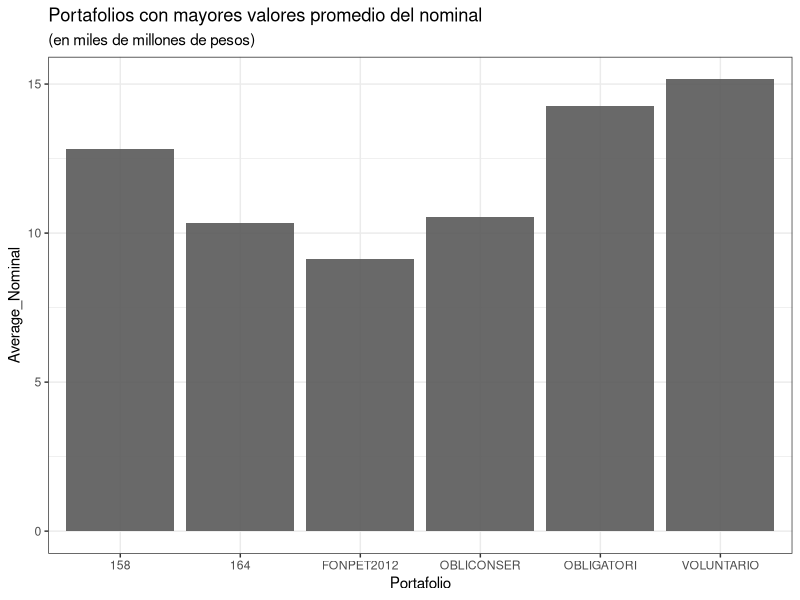
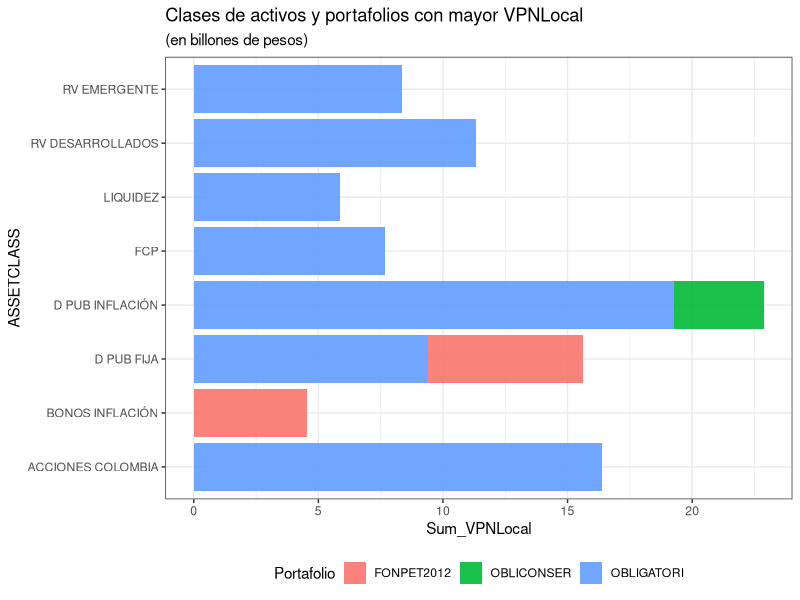
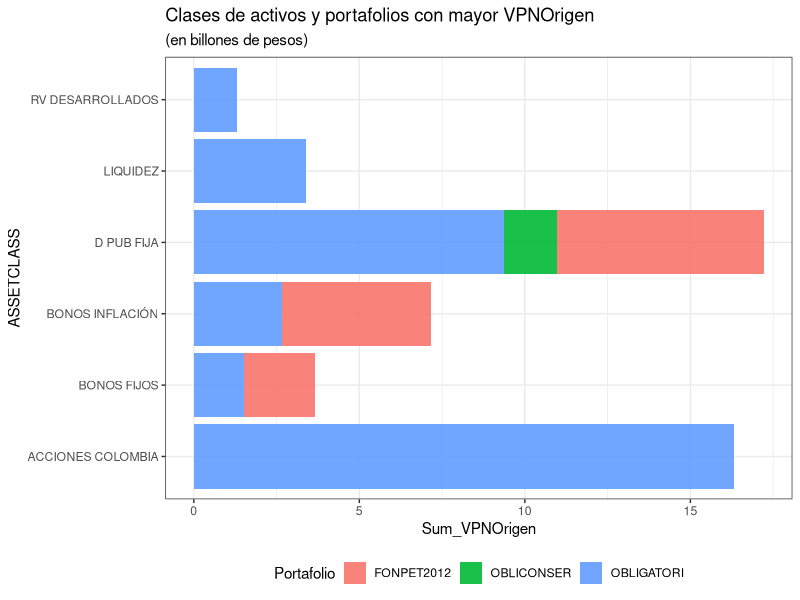
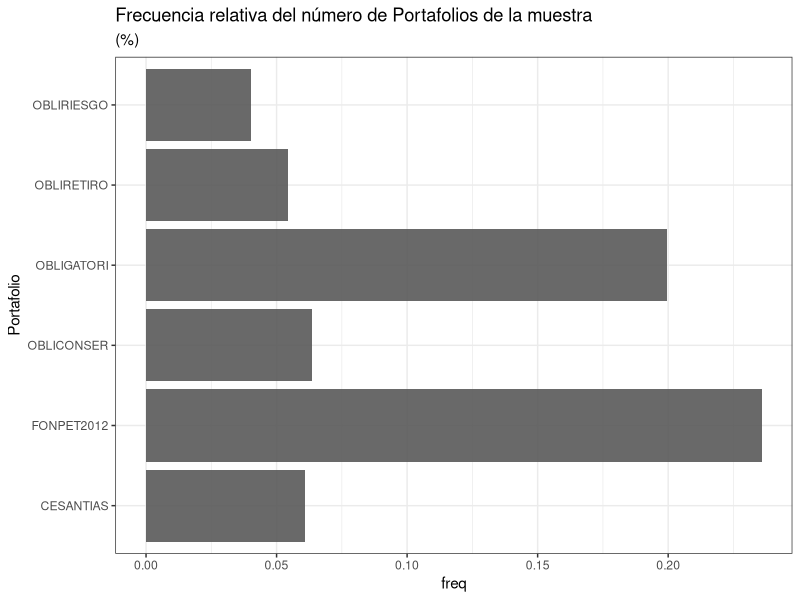
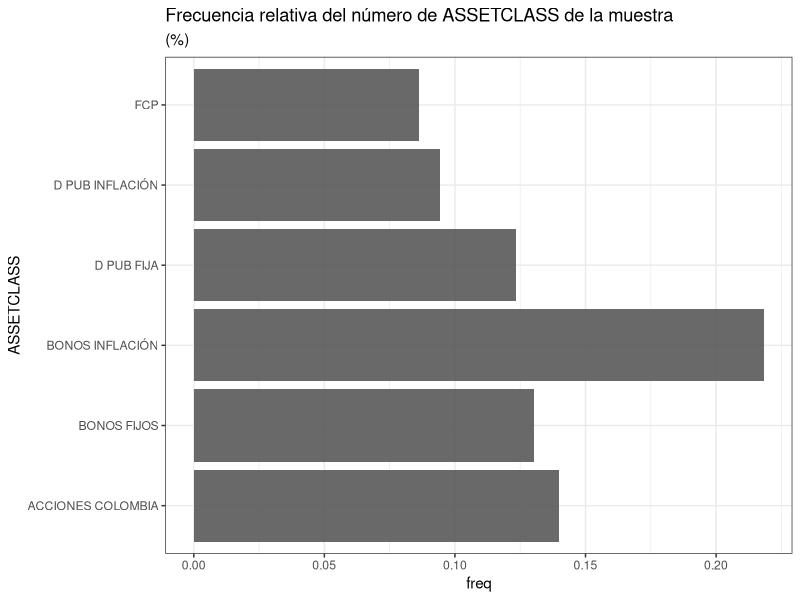
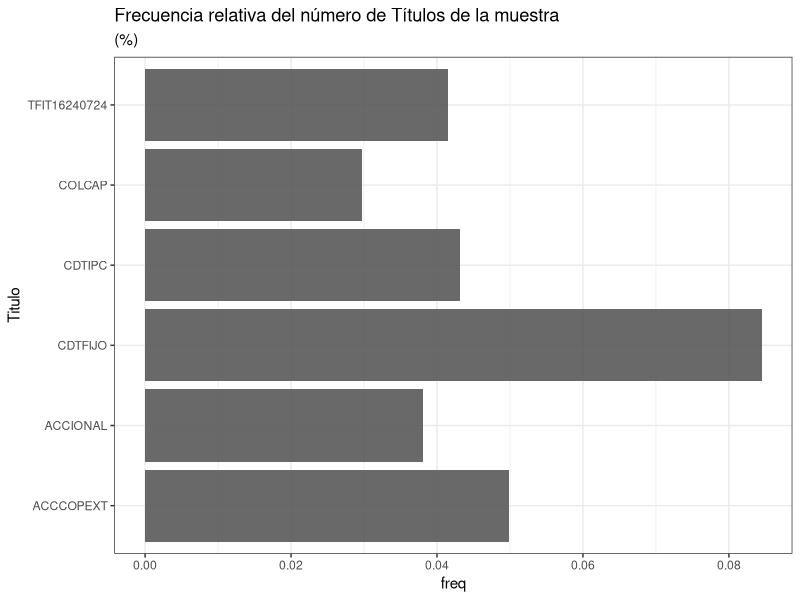
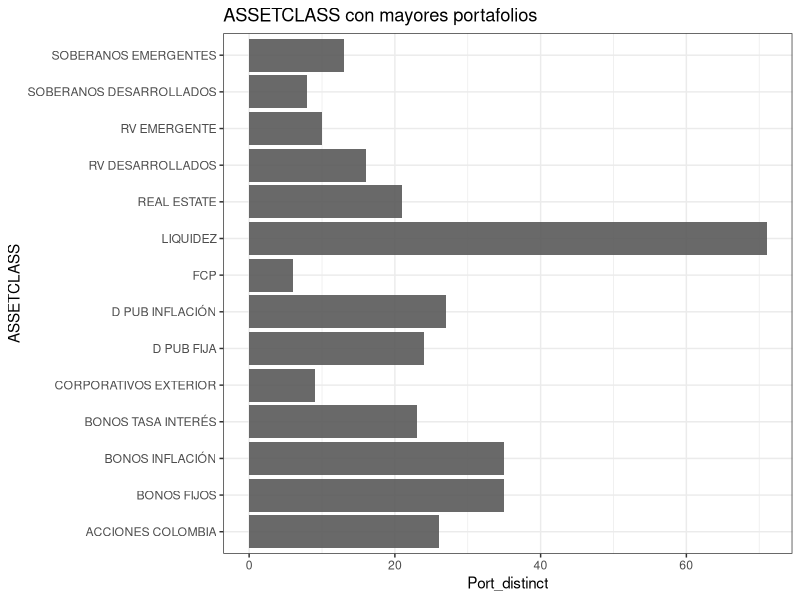
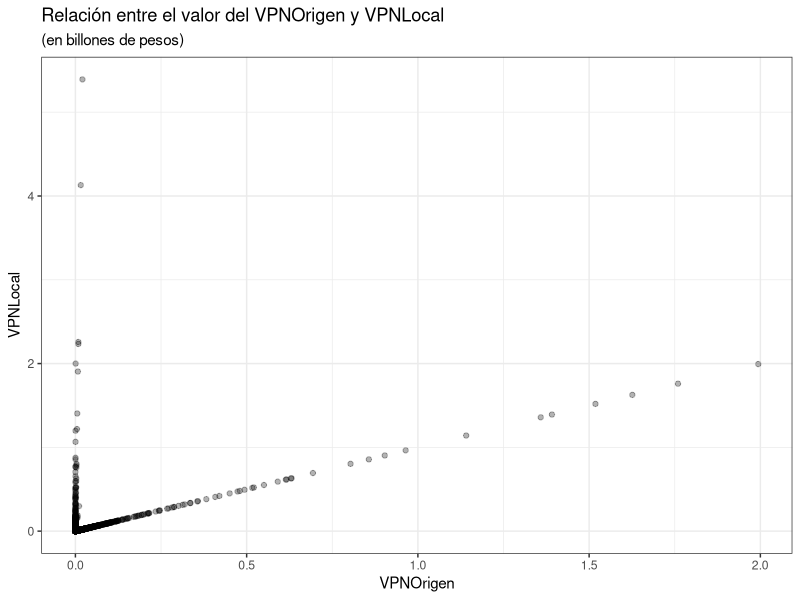

These figures' R source, in order:
## ---- chunk 1
library(readxl)
library(tidyverse)
## ---- chunk 2

data <- read_excel("Base.xlsx")  

data
## ---- chunk 3
data <- data |>
    mutate(nommiles = Nominal/1000)

data
## ---- chunk 4
dataprom <- data  |> 
  select(Portafolio, Nominal)  |> 
  na.omit() |> 
  group_by(Portafolio) |> 
  summarise(Average_Nominal = mean(Nominal)) |> 
  arrange(desc(Average_Nominal))

dataprom
## ---- chunk 5
dataprom2 <- data |> 
  select(Portafolio, nommiles) |> 
  na.omit() |> 
  group_by(Portafolio) |> 
  summarise(Average_nommiles = mean(nommiles)) |> 
  arrange(desc(Average_nommiles))

dataprom2
## ---- chunk 6
#| echo: false

dataprom |> 
  head() |> 
  mutate(Average_Nominal = Average_Nominal/1000000000) |> 
  ggplot(aes(x = Portafolio, y = Average_Nominal)) +
  geom_col(alpha = 0.9) +
  labs(title = "Portafolios con mayores valores promedio del nominal",
       subtitle = "(en miles de millones de pesos)") +
  theme_bw()

## ---- chunk 7
 
datatot <- data |> 
  select(Portafolio, ASSETCLASS, VPNLocal) |> 
  na.omit() |> 
  group_by(ASSETCLASS, Portafolio) |> 
  summarise(Sum_VPNLocal = sum(VPNLocal)) |> 
  arrange(desc(Sum_VPNLocal))

datatot
## ---- chunk 8
#| echo: false

datatot |> 
  head(10) |> 
  mutate(Sum_VPNLocal = Sum_VPNLocal/1000000000000) |> 
  ggplot(aes(x = Sum_VPNLocal, y = ASSETCLASS, fill = Portafolio)) +
  geom_col(alpha = 0.9) +
  labs(title = "Clases de activos y portafolios con mayor VPNLocal",
       subtitle = "(en billones de pesos)") +
  theme_bw() +
  theme(legend.position = "bottom")

## ---- chunk 9

datatot2 <- data |> 
  select(Portafolio, ASSETCLASS, VPNOrigen) |> 
  na.omit() |> 
  group_by(ASSETCLASS, Portafolio) |> 
  summarise(Sum_VPNOrigen = sum(VPNOrigen)) |> 
  arrange(desc(Sum_VPNOrigen))

datatot2
## ---- chunk 10
#| echo: false

datatot2 |> 
  head(10) |> 
  mutate(Sum_VPNOrigen = Sum_VPNOrigen/1000000000000) |> 
  ggplot(aes(x = Sum_VPNOrigen, y = ASSETCLASS, fill = Portafolio)) +
  geom_col(alpha = 0.9) +
  labs(title = "Clases de activos y portafolios con mayor VPNOrigen",
       subtitle = "(en billones de pesos)") +
  theme_bw() +
  theme(legend.position = "bottom")

## ---- chunk 11

data2 <- data |> 
  filter(Portafolio == "OBLIGATORI")

data2
## ---- chunk 12
#| echo: false

data |> 
  count(Portafolio, sort = TRUE) |> 
  mutate(freq = n / sum(n)) |> 
  head() |> 
  ggplot(aes(x = freq, y = Portafolio)) +
  geom_col(alpha = 0.9) +
  labs(title = "Frecuencia relativa del número de Portafolios de la muestra", 
       subtitle = "(%)") +
  theme_bw()

## ---- chunk 13
#| echo: false

data |> 
  count(ASSETCLASS, sort = TRUE) |>
  mutate(freq = n / sum(n)) |> 
  head() |> 
  ggplot(aes(x = freq, y = ASSETCLASS)) +
  geom_col(alpha = 0.9) +
  labs(title = "Frecuencia relativa del número de ASSETCLASS de la muestra",
       subtitle = "(%)") +
  theme_bw()

## ---- chunk 14
#| echo: false

data |> 
  count(Titulo, sort = TRUE) |> 
  mutate(freq = n / sum(n)) |> 
  head() |> 
  ggplot(aes(x = freq, y = Titulo)) +
  geom_col(alpha = 0.9) +
  labs(title = "Frecuencia relativa del número de Títulos de la muestra", 
       subtitle = "(%)") +
  theme_bw()

## ---- chunk 15

df_AC <- data |> 
  group_by(ASSETCLASS) |> 
  summarise(Port_distinct = n_distinct(Portafolio)) |> 
  arrange(desc(Port_distinct))

df_AC
## ---- chunk 16
#| echo: false

df_AC |> 
  ggplot(aes(x = Port_distinct, y = ASSETCLASS)) +
  geom_col(alpha = 0.9) +
  labs(title = "ASSETCLASS con mayores portafolios") +
  theme_bw()

## ---- chunk 17
#| echo: false

data |> 
  mutate(VPNOrigen = VPNOrigen/1000000000000, VPNLocal = VPNLocal/1000000000000) |>   ggplot(aes(x = VPNOrigen, y = VPNLocal)) +
  geom_point(alpha = 0.3) +
  labs(title = "Relación entre el valor del VPNOrigen y VPNLocal",
       subtitle = "(en billones de pesos)") +
  theme_bw()
